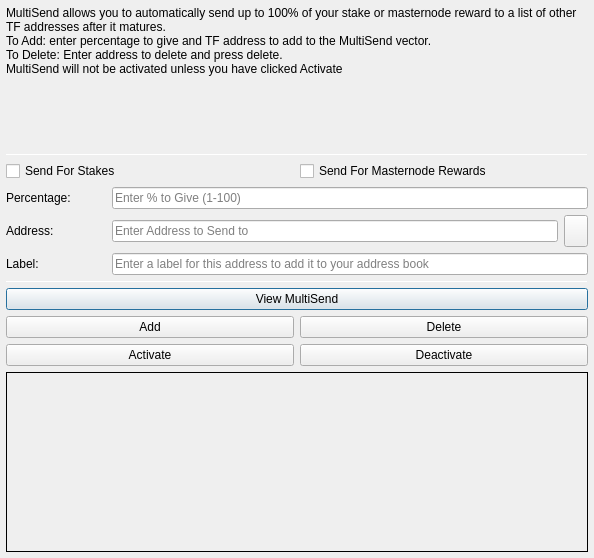
<?xml version="1.0" encoding="UTF-8"?>
<ui version="4.0">
 <class>MultiSendDialog</class>
 <widget class="QDialog" name="MultiSendDialog">
  <property name="windowModality">
   <enum>Qt::NonModal</enum>
  </property>
  <property name="geometry">
   <rect>
    <x>0</x>
    <y>0</y>
    <width>594</width>
    <height>558</height>
   </rect>
  </property>
  <property name="windowTitle">
   <string>MultiSend</string>
  </property>
  <layout class="QVBoxLayout" name="verticalLayout" stretch="0">
   <property name="leftMargin">
    <number>6</number>
   </property>
   <property name="topMargin">
    <number>6</number>
   </property>
   <property name="rightMargin">
    <number>6</number>
   </property>
   <property name="bottomMargin">
    <number>6</number>
   </property>
   <item>
    <layout class="QVBoxLayout" name="verticalLayout_Main" stretch="1,1,1,0,1,1,1">
     <item>
      <widget class="QLabel" name="label_2">
       <property name="lineWidth">
        <number>1</number>
       </property>
       <property name="text">
        <string>MultiSend allows you to automatically send up to 100% of your stake or masternode reward to a list of other TF addresses after it matures.
To Add: enter percentage to give and TF address to add to the MultiSend vector.
To Delete: Enter address to delete and press delete.
MultiSend will not be activated unless you have clicked Activate</string>
       </property>
       <property name="alignment">
        <set>Qt::AlignLeading|Qt::AlignLeft|Qt::AlignTop</set>
       </property>
       <property name="wordWrap">
        <bool>true</bool>
       </property>
      </widget>
     </item>
     <item>
      <widget class="Line" name="line">
       <property name="minimumSize">
        <size>
         <width>0</width>
         <height>1</height>
        </size>
       </property>
       <property name="maximumSize">
        <size>
         <width>16777215</width>
         <height>1</height>
        </size>
       </property>
       <property name="orientation">
        <enum>Qt::Horizontal</enum>
       </property>
      </widget>
     </item>
     <item>
      <layout class="QVBoxLayout" name="verticalLayout_Settings">
       <item>
        <layout class="QHBoxLayout" name="horizontalLayout">
         <item>
          <widget class="QCheckBox" name="multiSendStakeCheckBox">
           <property name="text">
            <string>Send For Stakes</string>
           </property>
          </widget>
         </item>
         <item>
          <widget class="QCheckBox" name="multiSendMasternodeCheckBox">
           <property name="text">
            <string>Send For Masternode Rewards</string>
           </property>
          </widget>
         </item>
        </layout>
       </item>
       <item>
        <layout class="QHBoxLayout" name="horizontalLayout_6">
         <item>
          <widget class="QLabel" name="label">
           <property name="minimumSize">
            <size>
             <width>100</width>
             <height>0</height>
            </size>
           </property>
           <property name="toolTip">
            <string>Percentage of stake to send</string>
           </property>
           <property name="text">
            <string>Percentage:</string>
           </property>
          </widget>
         </item>
         <item>
          <widget class="QLineEdit" name="multiSendPercentEdit">
           <property name="toolTip">
            <string>Enter whole numbers 1 - 100</string>
           </property>
           <property name="placeholderText">
            <string>Enter % to Give (1-100)</string>
           </property>
          </widget>
         </item>
        </layout>
       </item>
       <item>
        <layout class="QHBoxLayout" name="horizontalLayout_7">
         <item>
          <widget class="QLabel" name="label_5">
           <property name="minimumSize">
            <size>
             <width>100</width>
             <height>0</height>
            </size>
           </property>
           <property name="toolTip">
            <string>Address to send portion of stake to</string>
           </property>
           <property name="text">
            <string>Address:</string>
           </property>
          </widget>
         </item>
         <item>
          <widget class="QLineEdit" name="multiSendAddressEdit">
           <property name="toolTip">
            <string/>
           </property>
           <property name="placeholderText">
            <string>Enter Address to Send to</string>
           </property>
          </widget>
         </item>
         <item>
          <widget class="QToolButton" name="addressBookButton">
           <property name="maximumSize">
            <size>
             <width>16777215</width>
             <height>32</height>
            </size>
           </property>
           <property name="toolTip">
            <string>Choose an address from the address book</string>
           </property>
           <property name="text">
            <string/>
           </property>
           <property name="icon">
            <iconset resource="../valideum.qrc">
             <normaloff>:/icons/address-book</normaloff>:/icons/address-book</iconset>
           </property>
           <property name="shortcut">
            <string>Alt+A</string>
           </property>
          </widget>
         </item>
        </layout>
       </item>
      </layout>
     </item>
     <item>
      <layout class="QHBoxLayout" name="horizontalLayout_3">
       <item>
        <widget class="QLabel" name="label_3">
         <property name="minimumSize">
          <size>
           <width>100</width>
           <height>0</height>
          </size>
         </property>
         <property name="text">
          <string>Label:</string>
         </property>
        </widget>
       </item>
       <item>
        <widget class="QLineEdit" name="labelAddressLabelEdit">
         <property name="placeholderText">
          <string>Enter a label for this address to add it to your address book</string>
         </property>
        </widget>
       </item>
      </layout>
     </item>
     <item>
      <widget class="Line" name="line_2">
       <property name="minimumSize">
        <size>
         <width>0</width>
         <height>1</height>
        </size>
       </property>
       <property name="maximumSize">
        <size>
         <width>16777215</width>
         <height>1</height>
        </size>
       </property>
       <property name="orientation">
        <enum>Qt::Horizontal</enum>
       </property>
      </widget>
     </item>
     <item>
      <layout class="QVBoxLayout" name="verticalLayout_Buttons">
       <item>
        <layout class="QHBoxLayout" name="horizontalLayout_4">
         <item>
          <widget class="QPushButton" name="viewButton">
           <property name="toolTip">
            <string/>
           </property>
           <property name="statusTip">
            <string>View MultiSend Vector</string>
           </property>
           <property name="text">
            <string>View MultiSend</string>
           </property>
          </widget>
         </item>
        </layout>
       </item>
       <item>
        <layout class="QHBoxLayout" name="horizontalLayout_2">
         <item>
          <widget class="QPushButton" name="addButton">
           <property name="toolTip">
            <string/>
           </property>
           <property name="statusTip">
            <string>Add to MultiSend Vector</string>
           </property>
           <property name="text">
            <string>Add</string>
           </property>
          </widget>
         </item>
         <item>
          <widget class="QPushButton" name="deleteButton">
           <property name="toolTip">
            <string/>
           </property>
           <property name="statusTip">
            <string>Delete Address From MultiSend Vector</string>
           </property>
           <property name="text">
            <string>Delete</string>
           </property>
          </widget>
         </item>
        </layout>
       </item>
       <item>
        <layout class="QHBoxLayout" name="horizontalLayout_5">
         <item>
          <widget class="QPushButton" name="activateButton">
           <property name="statusTip">
            <string>Activate MultiSend</string>
           </property>
           <property name="text">
            <string>Activate</string>
           </property>
          </widget>
         </item>
         <item>
          <widget class="QPushButton" name="disableButton">
           <property name="statusTip">
            <string>Deactivate MultiSend</string>
           </property>
           <property name="text">
            <string>Deactivate</string>
           </property>
          </widget>
         </item>
        </layout>
       </item>
      </layout>
     </item>
     <item>
      <widget class="QLabel" name="message">
       <property name="minimumSize">
        <size>
         <width>0</width>
         <height>180</height>
        </size>
       </property>
       <property name="frameShape">
        <enum>QFrame::Panel</enum>
       </property>
       <property name="frameShadow">
        <enum>QFrame::Plain</enum>
       </property>
       <property name="lineWidth">
        <number>1</number>
       </property>
       <property name="midLineWidth">
        <number>1</number>
       </property>
       <property name="text">
        <string/>
       </property>
       <property name="alignment">
        <set>Qt::AlignLeading|Qt::AlignLeft|Qt::AlignTop</set>
       </property>
       <property name="wordWrap">
        <bool>true</bool>
       </property>
      </widget>
     </item>
    </layout>
   </item>
  </layout>
 </widget>
 <resources>
  <include location="../valideum.qrc"/>
 </resources>
 <connections/>
</ui>
